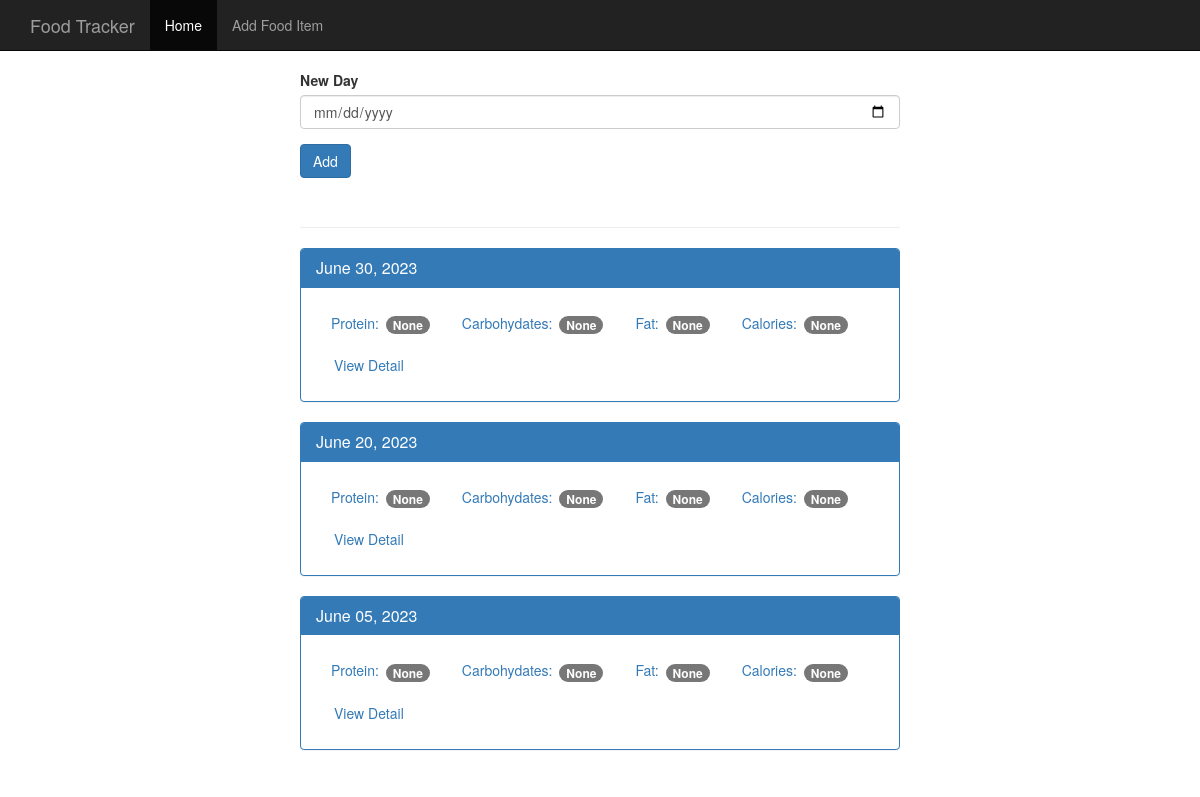
The app's page /, older data.
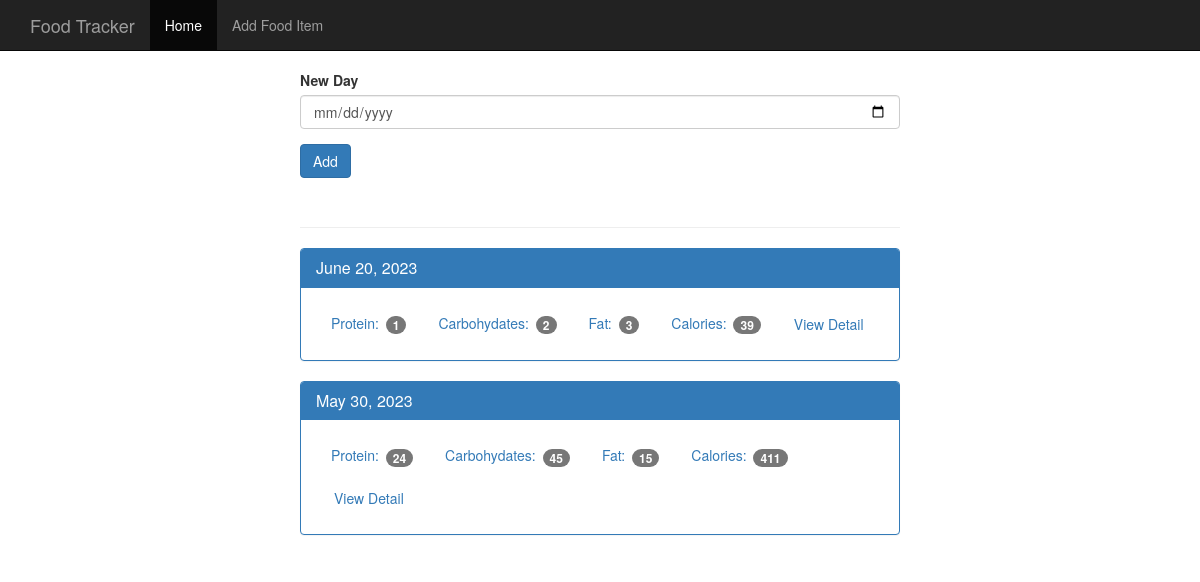
The same page, newer data.
### tables this page shows
CREATE TABLE log_date (
    id integer primary key autoincrement,
    entry_date date not null
);

### app.py (the view)
@app.route('/', methods=['POST', 'GET'])
def index():
    db = get_db()
    if request.method == 'POST':
        date = request.form['date'] #assuming the date is in YYYY-MM-DD format
        dt = datetime.strptime(date, '%Y-%m-%d')
        database_date = datetime.strftime(dt, '%Y%m%d')
        db.execute('insert into log_date (entry_date) values (?)', [database_date])
        db.commit()
    cur = db.execute('select log_date.entry_date, sum(food.protein) as protein, sum(food.carbohydrates) as carbohydrates, sum(food.fat) as fat, sum(food.calories) as calories from log_date left join food_date on food_date.log_date_id = log_date.id left join food on food.id = food_date.food_id group by log_date.id order by log_date.entry_date desc')
    results = cur.fetchall()
    date_results = []
    for i in results:
        single_date = {}
        single_date['entry_date'] = i['entry_date']
        single_date['protein'] = i['protein']
        single_date['carbohydrates'] = i['carbohydrates']
        single_date['fat'] = i['fat']
        single_date['calories'] = i['calories']
        d = datetime.strptime(str(i['entry_date']), '%Y%m%d')
        single_date['pretty_date'] = datetime.strftime(d, '%B %d, %Y')
        date_results.append(single_date)
    return render_template('home.html', results=date_results)

### app.py (called while the page is built)
def connect_db():
    sql = sqlite3.connect('food_log.db')
    sql.row_factory = sqlite3.Row
    return sql

def get_db():
    if not hasattr(g, 'sqlite_db'):
        g.sqlite_db = connect_db()
    return g.sqlite_db

### templates/home.html (shortened to what this page needs)
<!DOCTYPE html>
<html lang="en">
  <head>
    <link href="{{ url_for('static', filename='bootstrap.min.css') }}" rel="stylesheet">
    <link href="{{ url_for('static', filename='theme.css') }}" rel="stylesheet">
  </head>
  <body>
    <nav class="navbar navbar-inverse navbar-fixed-top">
      <div class="container">
        <div class="navbar-header">
          <a class="navbar-brand" href="{{ url_for('index') }}">Food Tracker</a>
        </div>
        <div id="navbar" class="navbar-collapse collapse">
          <ul class="nav navbar-nav">
            <li class="active"><a href="{{ url_for('index') }}">Home</a></li>
            <li><a href="{{ url_for('food') }}">Add Food Item</a></li>
          </ul>
        </div>
      </div>
    </nav>
    <div class="container theme-showcase col-sm-6 col-sm-offset-3" role="main">
      <div class="row">
        <div>
          <form method="POST" action="/">
            <div class="form-group">
              <label for="new-day">New Day</label>
              <input type="date" class="form-control" name="date" id="new-day">
            </div>
            <button type="submit" class="btn btn-primary">Add</button>
          </form>
          <div class="page-header"></div>
          {% for r in results %}
          <div class="panel panel-primary">
            <div class="panel-heading">
              <h3 class="panel-title">{{ r.pretty_date }}</h3>
            </div>
            <div class="panel-body">
              <ul class="nav nav-pills" role="tablist">
                <li><a>Protein: <span class="badge">{{ r.protein }}</span></a></li>
                <li><a>Carbohydates: <span class="badge">{{ r.carbohydrates }}</span></a></li>
                <li><a>Fat: <span class="badge">{{ r.fat }}</span></a></li>
                <li><a>Calories: <span class="badge">{{ r.calories }}</span></a></li>
                <li><a href="{{ url_for('view', date=r.entry_date) }}" type="button" class="btn btn-link">View Detail</a></li>
              </ul>
            </div>
          </div>
          {% endfor %}
        </div>
      </div>
    </div>
  </body>
</html>

### static/theme.css (style rules this page uses)
body { padding-top: 70px; padding-bottom: 30px; }

Row changes from the older to the newer data that the page shows:
removed log_date: pretty_date "June 30, 2023", protein "None", carbohydrates "None", fat "None", calories "None"
removed log_date: pretty_date "June 20, 2023", protein "None", carbohydrates "None", fat "None", calories "None"
removed log_date: pretty_date "June 05, 2023", protein "None", carbohydrates "None", fat "None", calories "None"
added log_date: pretty_date "June 20, 2023", protein "1", carbohydrates "2", fat "3", calories "39"
added log_date: pretty_date "May 30, 2023", protein "24", carbohydrates "45", fat "15", calories "411"
